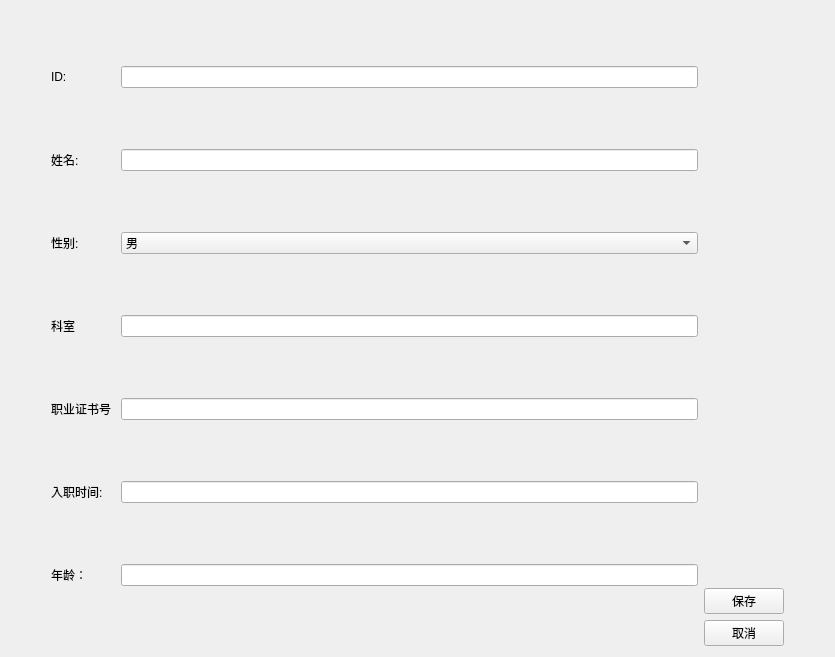
<?xml version="1.0" encoding="UTF-8"?>
<ui version="4.0">
 <class>DoctorEditView</class>
 <widget class="QWidget" name="DoctorEditView">
  <property name="geometry">
   <rect>
    <x>0</x>
    <y>0</y>
    <width>835</width>
    <height>657</height>
   </rect>
  </property>
  <property name="windowTitle">
   <string>Form</string>
  </property>
  <layout class="QGridLayout" name="gridLayout_3">
   <item row="0" column="1" rowspan="2">
    <layout class="QGridLayout" name="gridLayout_2">
     <item row="0" column="1">
      <layout class="QVBoxLayout" name="verticalLayout">
       <item>
        <spacer name="verticalSpacer">
         <property name="orientation">
          <enum>Qt::Orientation::Vertical</enum>
         </property>
         <property name="sizeHint" stdset="0">
          <size>
           <width>77</width>
           <height>500</height>
          </size>
         </property>
        </spacer>
       </item>
       <item>
        <widget class="QPushButton" name="pushButton">
         <property name="text">
          <string>保存</string>
         </property>
        </widget>
       </item>
       <item>
        <widget class="QPushButton" name="pushButton_2">
         <property name="text">
          <string>取消</string>
         </property>
        </widget>
       </item>
      </layout>
     </item>
     <item row="0" column="0">
      <layout class="QGridLayout" name="gridLayout">
       <item row="6" column="1">
        <widget class="QLineEdit" name="dbCreatedTimeStamp"/>
       </item>
       <item row="6" column="0">
        <widget class="QLabel" name="label_9">
         <property name="text">
          <string>入职时间:</string>
         </property>
        </widget>
       </item>
       <item row="0" column="1">
        <widget class="QLineEdit" name="dbEditID"/>
       </item>
       <item row="7" column="0">
        <widget class="QLabel" name="label_10">
         <property name="text">
          <string>年龄：</string>
         </property>
        </widget>
       </item>
       <item row="3" column="1">
        <widget class="QLineEdit" name="dbEditSpecialization"/>
       </item>
       <item row="1" column="0">
        <widget class="QLabel" name="label_2">
         <property name="text">
          <string>姓名:</string>
         </property>
        </widget>
       </item>
       <item row="7" column="1">
        <widget class="QLineEdit" name="dbEditAge"/>
       </item>
       <item row="1" column="1">
        <widget class="QLineEdit" name="dbEditName"/>
       </item>
       <item row="5" column="0">
        <widget class="QLabel" name="label_8">
         <property name="text">
          <string>职业证书号 </string>
         </property>
        </widget>
       </item>
       <item row="0" column="0">
        <widget class="QLabel" name="label">
         <property name="text">
          <string>ID:</string>
         </property>
        </widget>
       </item>
       <item row="5" column="1">
        <widget class="QLineEdit" name="dbEditLicense"/>
       </item>
       <item row="3" column="0">
        <widget class="QLabel" name="label_3">
         <property name="text">
          <string>科室</string>
         </property>
        </widget>
       </item>
       <item row="2" column="0">
        <widget class="QLabel" name="label_4">
         <property name="text">
          <string>性别:</string>
         </property>
        </widget>
       </item>
       <item row="2" column="1">
        <widget class="QComboBox" name="dbComboSex">
         <item>
          <property name="text">
           <string>男</string>
          </property>
         </item>
         <item>
          <property name="text">
           <string>女</string>
          </property>
         </item>
         <item>
          <property name="text">
           <string>其他</string>
          </property>
         </item>
        </widget>
       </item>
      </layout>
     </item>
    </layout>
   </item>
   <item row="0" column="2">
    <spacer name="horizontalSpacer_2">
     <property name="orientation">
      <enum>Qt::Orientation::Horizontal</enum>
     </property>
     <property name="sizeType">
      <enum>QSizePolicy::Policy::Fixed</enum>
     </property>
     <property name="sizeHint" stdset="0">
      <size>
       <width>40</width>
       <height>20</height>
      </size>
     </property>
    </spacer>
   </item>
   <item row="1" column="0">
    <spacer name="horizontalSpacer">
     <property name="orientation">
      <enum>Qt::Orientation::Horizontal</enum>
     </property>
     <property name="sizeType">
      <enum>QSizePolicy::Policy::Fixed</enum>
     </property>
     <property name="sizeHint" stdset="0">
      <size>
       <width>40</width>
       <height>20</height>
      </size>
     </property>
    </spacer>
   </item>
  </layout>
 </widget>
 <resources/>
 <connections/>
</ui>
